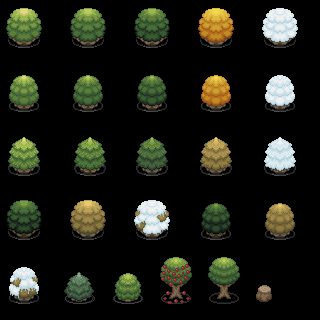

Rendered tile map (Tiled .tmx) drawn with the repository's tilesets; below, a short description and the map source with its tile grids summarised:
An orthogonal 20x20 tile map with 16x16 px tiles, 5 tile layers (regions_input, regions_output, input_trees, output_trees, ...) and 3 objects.

<map version="1.2" tiledversion="1.3.3" orientation="orthogonal" renderorder="right-down" width="20" height="20" tilewidth="16" tileheight="16" infinite="0" nextlayerid="7" nextobjectid="57">
 <tileset firstgid="1" source="../tilesets/pokemon_base.tsx" />
 <layer id="1" name="regions_input" width="20" height="20">
  <data>[400 cells, 30 non-empty, 1 distinct tile ids]</data>
 </layer>
 <layer id="2" name="regions_output" width="20" height="20">
  <data>[400 cells, 210 non-empty, 1 distinct tile ids]</data>
 </layer>
 <layer id="3" name="input_trees" width="20" height="20">
  <data>[400 cells, 30 non-empty, 30 distinct tile ids]</data>
 </layer>
 <layer id="4" name="output_trees" width="20" height="20">
  <data>[400 cells, 26 non-empty, 4 distinct tile ids]</data>
 </layer>
 <layer id="5" name="output_flora" width="20" height="20">
  <data>[400 cells, 205 non-empty, 205 distinct tile ids]</data>
 </layer>
 <objectgroup id="6" name="output_collision">
  <object id="29" x="257.575" y="289.906" width="13.0554" height="11.0981" />
  <object id="32" x="220.389" y="292.082" width="7.20721" height="6.06923" />
  <object id="56" x="171.266" y="291.133" width="9.10379" height="6.82786" />
 </objectgroup>
</map>
